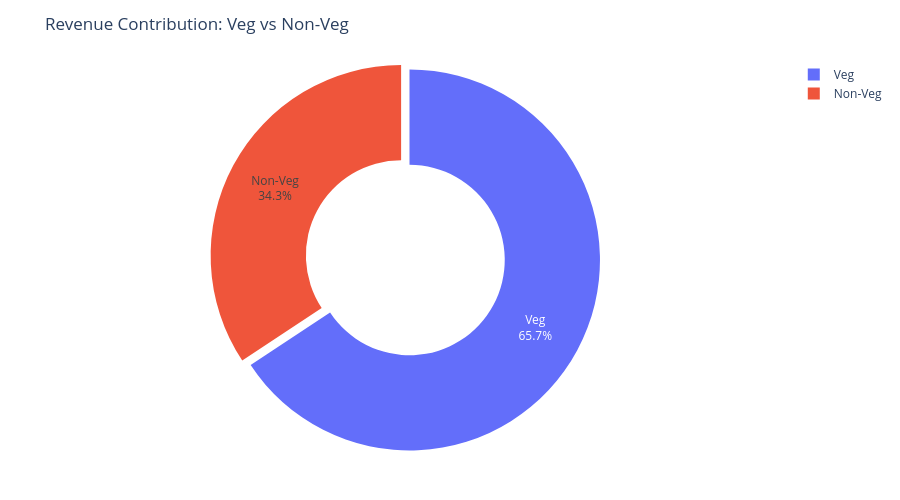

The cell this chart's notebook holds for it:
### Code cell
fig = px.pie(
    food_revenue,
    values="Price (INR)",
    names="Food Category",
    hole=0.5,
    title="Revenue Contribution: Veg vs Non-Veg",
)

fig.update_traces(
    textinfo="percent+label",
    pull=[0.05,0]
)
fig.update_layout(
    height=500,
    margin=dict(t=60, b=40, l=40, r=40)
)
fig.show()

### Figure 1 — Plotly figure (JSON) as saved in the notebook; plotly's stock layout.template omitted (floating-point values rounded to 4 significant figures)
{"data": [{"domain": {"x": [0, 1], "y": [0, 1]}, "hole": 0.5, "hovertemplate": "Food Category=%{label}<br>Price (INR)=%{value}<extra></extra>", "labels": ["Non-Veg", "Veg"], "legendgroup": "", "name": "", "pull": [0.05, 0], "showlegend": true, "textinfo": "percent+label", "type": "pie", "values": [18180000.0, 34830000.0]}], "layout": {"height": 500, "legend": {"tracegroupgap": 0}, "margin": {"b": 40, "l": 40, "r": 40, "t": 60}, "title": {"text": "Revenue Contribution: Veg vs Non-Veg"}}}
